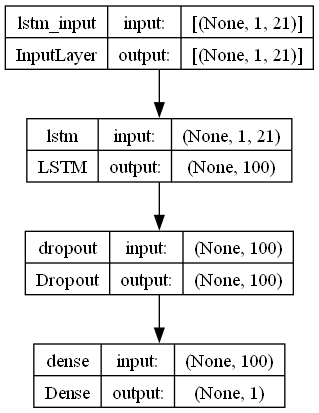

Python code for this plot:
import pandas as pd
from imblearn.combine import SMOTEENN
from matplotlib import pyplot as plt
from sklearn import tree
from sklearn.model_selection import train_test_split
from sklearn.preprocessing import StandardScaler
from imblearn.over_sampling import SMOTE, ADASYN
from sklearn.metrics import confusion_matrix, accuracy_score, precision_score, recall_score, f1_score
from sklearn.ensemble import RandomForestClassifier
from catboost import CatBoostClassifier
import seaborn as sns
import tensorflow as tf
from tensorflow.keras.models import Sequential
from tensorflow.keras.layers import LSTM, Dense, Dropout
def read_data():
    data = pd.read_csv('data/EFraud_Data_Country_Processed.csv')
    return data

# data partitioning
def partition_data(data):
    train = data.drop(['class'], axis=1)
    test = data['class']
    X_train, X_test, y_train, y_test = train_test_split(train, test, test_size=0.2, random_state=47)
    return X_train, X_test, y_train, y_test
# feature imbalance class-SMOTE
def smote(X_train, y_train):
    sm = SMOTE(random_state=47)
    X_train, y_train = sm.fit_resample(X_train, y_train)
    return X_train, y_train
# ADASYN
def adasyn(X_train, y_train):
    ad = ADASYN(random_state=47)
    X_train, y_train = ad.fit_resample(X_train, y_train)
    return X_train, y_train
# SMOTEENN
def smoteenn(X_train, y_train):
    sm = SMOTEENN(random_state=47)
    X_train, y_train = sm.fit_resample(X_train, y_train)
    return X_train, y_train
def feature_scaling(X_train, X_test):
    sc = StandardScaler()
    X_train = sc.fit_transform(X_train)
    X_test = sc.transform(X_test)
    return X_train, X_test
# tree visualization Random Forest Classifier
# def tree_visualization(estimator, columns):
#     plt.figure(figsize=(15, 20))
#     tree.plot_tree(estimator, filled=True, feature_names=columns, class_names=['1', '0'], rounded=True)
#     plt.show()
# evaluate model
def evaluate_model(y_test, y_pred):
    cm = confusion_matrix(y_test, y_pred)
    accuracy = accuracy_score(y_test, y_pred)
    precision = precision_score(y_test, y_pred)
    recall = recall_score(y_test, y_pred)
    f1 = f1_score(y_test, y_pred)
    # print results
    print('Confusion Matrix: ', cm)
    print('Accuracy: ', accuracy)
    print('Precision: ', precision)
    print('Recall: ', recall)
    print('F1 Score: ', f1)

if __name__ == '__main__':
    data = read_data()
    X_train, X_test, y_train, y_test = partition_data(data)
################## Imbalance Algorithm ##################
    X_train, y_train = smote(X_train, y_train)
    # X_train, y_train = adasyn(X_train, y_train)
    # X_train, y_train = smoteenn(X_train, y_train)
################## Feature Scaling ##################
    X_train, X_test = feature_scaling(X_train, X_test)
################## Random Forest Classifier ##################
    # # class_weight='balanced',
    # classifier = RandomForestClassifier(n_estimators=500, random_state=47, criterion='entropy', n_jobs=-1)
    # classifier.fit(X_train, y_train)
    # y_pred = classifier.predict(X_test)
    # evaluate_model(y_test, y_pred)
################## CatBoost Classifier ##################
    # classifier = CatBoostClassifier(iterations=10, depth=10, learning_rate=0.01, loss_function='Logloss', random_seed=47, l2_leaf_reg = 3)
    # classifier.fit(X_train, y_train)
    # y_pred = classifier.predict(X_test)
    # evaluate_model(y_test, y_pred)
################ Long Short Term Memory ################
    X_train = X_train.reshape((X_train.shape[0], 1, X_train.shape[1]))
    X_test = X_test.reshape((X_test.shape[0], 1, X_test.shape[1]))
    modellstm = Sequential()
    modellstm.add(LSTM(100, input_shape=(X_train.shape[1], X_train.shape[2])))
    modellstm.add(Dropout(0.2))
    modellstm.add(Dense(1, activation='sigmoid'))
    modellstm.compile(loss='binary_crossentropy', optimizer='adam', metrics=['accuracy'])
    history = modellstm.fit(X_train, y_train, epochs=10, batch_size=70, validation_data=(X_test, y_test), verbose=2, shuffle=False)
    # test_loss, test_acc = model.evaluate(X_test, y_test, verbose=2)
    # print(f'Test Loss: {test_loss}, Test Accuracy: {test_acc}')
    from tensorflow.keras.utils import plot_model
    plot_model(modellstm, to_file='model.png', show_shapes=True, show_layer_names=True)


################## Multilayer Perceptron ##################
    # model = Sequential()
    # model.add(Dense(64, input_dim=21, activation='relu'))
    # model.add(Dropout(0.5))
    # model.add(Dense(32, activation='relu'))
    # model.add(Dropout(0.5))
    # model.add(Dense(1, activation='sigmoid'))
    # model.compile(loss='binary_crossentropy', optimizer='adam', metrics=['accuracy'])
    # history = model.fit(X_train, y_train, epochs=10, batch_size=70, validation_data=(X_test, y_test), verbose=2, shuffle=False)
    # test_loss, test_acc = model.evaluate(X_test, y_test, verbose=2)
    # print(f'Test Loss: {test_loss}, Test Accuracy: {test_acc}')
################## Autoencoder for label data ##################
    # define encoder
    # input_dim = X_train.shape[1]
    # input_layer = tf.keras.layers.Input(shape=(input_dim,))
    # encoder = tf.keras.layers.Dense(14, activation='relu')(input_layer)
    # encoder = tf.keras.layers.Dense(7, activation='relu')(encoder)
    # decoder = tf.keras.layers.Dense(14, activation='relu')(encoder)
    # decoder = tf.keras.layers.Dense(input_dim, activation='sigmoid')(decoder)
    # autoencoder = tf.keras.Model(inputs=input_layer, outputs=decoder)
    # autoencoder.compile(optimizer='adam', loss='binary_crossentropy')
    # autoencoder.summary()
    # history = autoencoder.fit(X_train, X_train, epochs=10, batch_size=70, validation_data=(X_test, X_test), verbose=2, shuffle=False)
